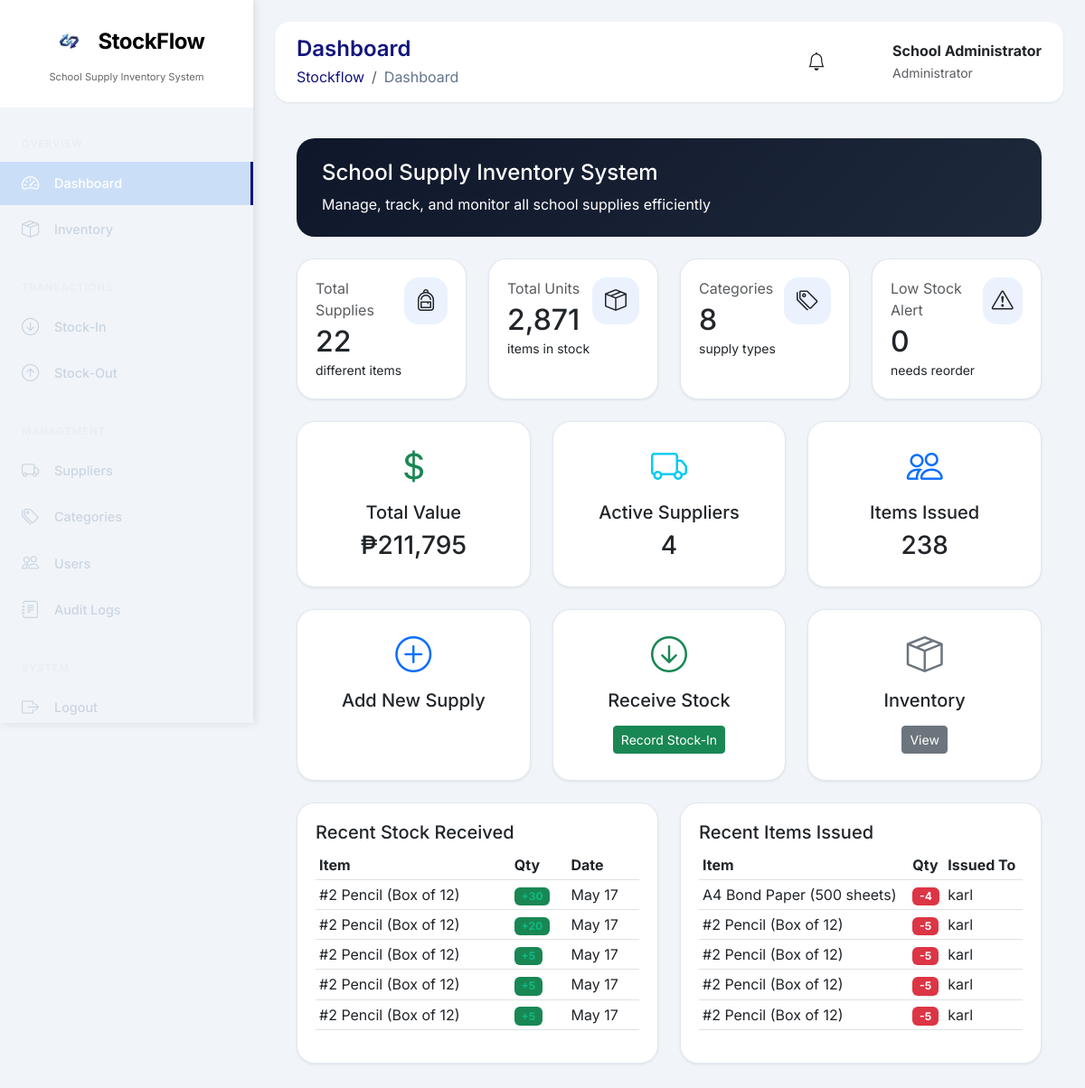
/index.php (signed in), run on an earlier commit of the app's database.
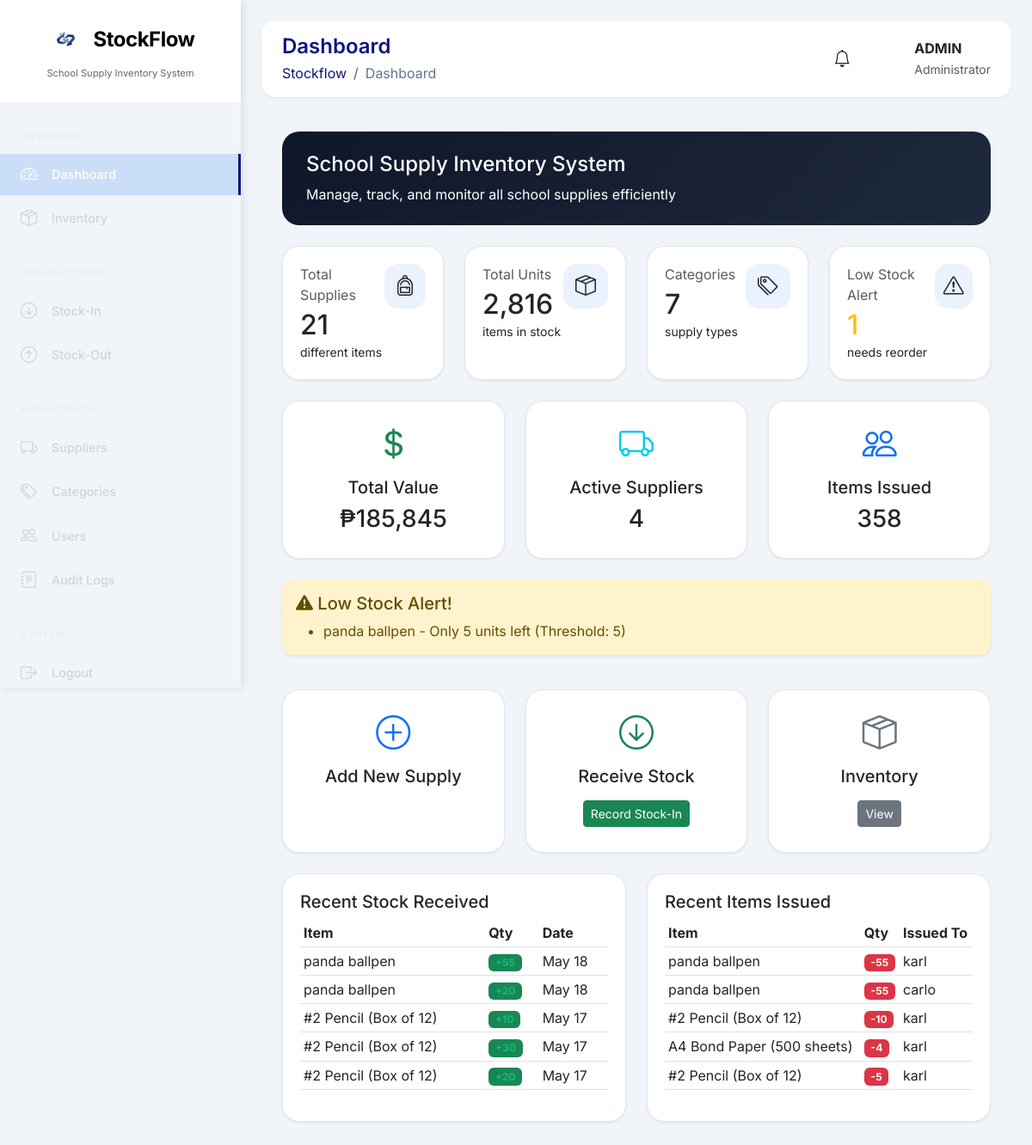
And on a later commit of the database.
### tables this page shows
CREATE TABLE `stock_in` (
  `id` int(11) NOT NULL,
  `transaction_no` varchar(20) NOT NULL,
  `supply_id` int(11) DEFAULT NULL,
  `supplier_id` int(11) DEFAULT NULL,
  `quantity` int(11) NOT NULL,
  `purchase_order_no` varchar(100) DEFAULT NULL,
  `invoice_no` varchar(100) DEFAULT NULL,
  `remarks` text DEFAULT NULL,
  `received_by` int(11) DEFAULT NULL,
  `date_received` date NOT NULL,
  `created_at` timestamp NOT NULL DEFAULT current_timestamp()
);

CREATE TABLE `school_supplies` (
  `id` int(11) NOT NULL,
  `supply_code` varchar(50) NOT NULL,
  `supply_name` varchar(200) NOT NULL,
  `category_id` int(11) DEFAULT NULL,
  `supplier_id` int(11) DEFAULT NULL,
  `quantity` int(11) DEFAULT 0,
  `unit_price` decimal(10,2) DEFAULT NULL,
  `description` text DEFAULT NULL,
  `status` enum('In Stock','Low Stock','Out of Stock') DEFAULT 'In Stock',
  `low_stock_threshold` int(11) DEFAULT 10,
  `location` varchar(100) DEFAULT NULL COMMENT 'Storage location (e.g., Cabinet A1, Shelf 2)',
  `created_at` timestamp NOT NULL DEFAULT current_timestamp(),
  `updated_at` timestamp NOT NULL DEFAULT current_timestamp() ON UPDATE current_timestamp()
);

CREATE TABLE `stock_out` (
  `id` int(11) NOT NULL,
  `transaction_no` varchar(20) NOT NULL,
  `supply_id` int(11) DEFAULT NULL,
  `quantity` int(11) NOT NULL,
  `issued_to` varchar(100) NOT NULL COMMENT 'Student name, Teacher name, or Department',
  `remarks` text DEFAULT NULL,
  `issued_by` int(11) DEFAULT NULL,
  `date_issued` date NOT NULL,
  `created_at` timestamp NOT NULL DEFAULT current_timestamp()
);

### backend/database.php (called while the page is built, shortened)
<?php
function escape($string) {
    return htmlspecialchars($string, ENT_QUOTES, 'UTF-8');
}
?>

### frontend/dashboard.php (the view, shortened to what the changed rows need)
<?php
$stmt = $pdo->query("SELECT COUNT(*) as total FROM school_supplies");
$stats['total_supplies'] = $stmt->fetch()['total'];
$stmt = $pdo->query("SELECT SUM(quantity) as total FROM school_supplies");
$stats['total_units'] = $stmt->fetch()['total'] ?? 0;
$stmt = $pdo->query("SELECT COUNT(*) as total FROM categories WHERE is_active = 1");
$stats['total_categories'] = $stmt->fetch()['total'];
$stmt = $pdo->query("SELECT COUNT(*) as total FROM school_supplies WHERE quantity <= low_stock_threshold");
$stats['low_stock'] = $stmt->fetch()['total'];
$stmt = $pdo->query("SELECT SUM(quantity * unit_price) as total FROM school_supplies");
$stats['total_value'] = $stmt->fetch()['total'] ?? 0;
$stmt = $pdo->query("SELECT COUNT(*) as total FROM suppliers WHERE is_active = 1");
$stats['total_suppliers'] = $stmt->fetch()['total'];
$stmt = $pdo->query("SELECT si.*, s.supply_name
                     FROM stock_in si
                     JOIN school_supplies s ON si.supply_id = s.id
                     ORDER BY si.created_at DESC LIMIT 5");
$recent_stock_in = $stmt->fetchAll();
$stmt = $pdo->query("SELECT so.*, s.supply_name
                     FROM stock_out so
                     JOIN school_supplies s ON so.supply_id = s.id
                     ORDER BY so.created_at DESC LIMIT 5");
$recent_stock_out = $stmt->fetchAll();
$lowStockItems = $pdo->query("SELECT supply_name, quantity, low_stock_threshold
                              FROM school_supplies
                              WHERE quantity <= low_stock_threshold
                              LIMIT 5")->fetchAll();
$totalIssued = $pdo->query("SELECT COALESCE(SUM(quantity),0) FROM stock_out")->fetchColumn();
?>
<div class="container-fluid px-4 py-3">
    <div class="row mb-4">
        <div class="col-12">
            <div class="welcome-card">
                <h4 class="mb-2">School Supply Inventory System</h4>
                <p class="mb-0">Manage, track, and monitor all school supplies efficiently</p>
            </div>
        </div>
    </div>
    <div class="row g-4 mb-4">
        <div class="col-12 col-sm-6 col-xl-3">
            <div class="stat-card">
                <div class="d-flex justify-content-between">
                    <div>
                        <p class="text-muted mb-1">Total Supplies</p>
                        <h2 class="mb-0"><?php echo $stats['total_supplies']; ?></h2>
                        <small>different items</small>
                    </div>
                    <div class="stat-icon"><i class="bi bi-backpack"></i></div>
                </div>
            </div>
        </div>
        <div class="col-12 col-sm-6 col-xl-3">
            <div class="stat-card">
                <div class="d-flex justify-content-between">
                    <div>
                        <p class="text-muted mb-1">Total Units</p>
                        <h2 class="mb-0"><?php echo number_format($stats['total_units']); ?></h2>
                        <small>items in stock</small>
                    </div>
                    <div class="stat-icon"><i class="bi bi-box-seam"></i></div>
                </div>
            </div>
        </div>
        <div class="col-12 col-sm-6 col-xl-3">
            <div class="stat-card">
                <div class="d-flex justify-content-between">
                    <div>
                        <p class="text-muted mb-1">Categories</p>
                        <h2 class="mb-0"><?php echo $stats['total_categories']; ?></h2>
                        <small>supply types</small>
                    </div>
                    <div class="stat-icon"><i class="bi bi-tags"></i></div>
                </div>
            </div>
        </div>
        <div class="col-12 col-sm-6 col-xl-3">
            <div class="stat-card">
                <div class="d-flex justify-content-between">
                    <div>
                        <p class="text-muted mb-1">Low Stock Alert</p>
                        <h2 class="mb-0 <?php echo $stats['low_stock'] > 0 ? 'text-warning' : ''; ?>"><?php echo $stats['low_stock']; ?></h2>
                        <small>needs reorder</small>
                    </div>
                    <div class="stat-icon"><i class="bi bi-exclamation-triangle"></i></div>
                </div>
            </div>
        </div>
    </div>
    <div class="row g-4 mb-4">
        <div class="col-md-4">
            <div class="stat-card text-center">
                <i class="bi bi-currency-dollar fs-1 text-success"></i>
                <h5 class="mt-2">Total Value</h5>
                <h3>₱<?php echo number_format($stats['total_value']); ?></h3>
            </div>
        </div>
        <div class="col-md-4">
            <div class="stat-card text-center">
                <i class="bi bi-truck fs-1 text-info"></i>
                <h5 class="mt-2">Active Suppliers</h5>
                <h3><?php echo $stats['total_suppliers']; ?></h3>
            </div>
        </div>
        <div class="col-md-4">
            <div class="stat-card text-center">
                <i class="bi bi-people fs-1 text-primary"></i>
                <h5 class="mt-2">Items Issued</h5>
                <h3><?php echo number_format($totalIssued); ?></h3>
            </div>
        </div>
    </div>
    <?php if (!empty($lowStockItems)): ?>
    <div class="row mb-4">
        <div class="col-12">
            <div class="alert alert-warning border-0 shadow-sm">
                <h5><i class="bi bi-exclamation-triangle-fill"></i> Low Stock Alert!</h5>
                <ul class="mb-0">
                    <?php foreach ($lowStockItems as $item): ?>
                    <li><?php echo escape($item['supply_name']); ?> - Only <?php echo $item['quantity']; ?> units left (Threshold: <?php echo $item['low_stock_threshold']; ?>)</li>
                    <?php endforeach; ?>
                </ul>
            </div>
        </div>
    </div>
    <?php endif; ?>
    <div class="row g-4 mb-4">
        <div class="col-md-4">
            <div class="stat-card text-center">
                <i class="bi bi-plus-circle fs-1 text-primary"></i>
                <h5 class="mt-2">Add New Supply</h5>
                <a href="index.php?page=inventory" class="btn btn-primary-custom btn-sm mt-2">Add Item</a>
            </div>
        </div>
        <div class="col-md-4">
            <div class="stat-card text-center">
                <i class="bi bi-arrow-down-circle fs-1 text-success"></i>
                <h5 class="mt-2">Receive Stock</h5>
                <a href="index.php?page=stock_in" class="btn btn-success btn-sm mt-2">Record Stock-In</a>
            </div>
        </div>
        <div class="col-md-4">
            <div class="stat-card text-center">
                 <i class="bi bi-box-seam fs-1 text-secondary"></i>
                <h5 class="mt-2">Inventory</h5>
                <a href="inventory.php?page=inventory" class="btn btn-secondary btn-sm mt-2">View</a>
            </div>
        </div>
    </div>
    <div class="row g-4">
        <div class="col-md-6">
            <div class="stat-card">
                <h5>Recent Stock Received</h5>
                <div class="table-responsive">
                    <table class="table table-sm">
                        <thead>
                            <tr><th>Item</th><th>Qty</th><th>Date</th></tr>
                        </thead>
                        <tbody>
                            <?php foreach ($recent_stock_in as $item): ?>
                            <tr>
                                <td><?php echo escape($item['supply_name']); ?></td>
                                <td><span class="badge bg-success">+<?php echo $item['quantity']; ?></span></td>
                                <td><?php echo date('M d', strtotime($item['date_received'])); ?></td>
                            </tr>
                            <?php endforeach; ?>
                        </tbody>
                    </table>
                </div>
            </div>
        </div>
        <div class="col-md-6">
            <div class="stat-card">
                <h5>Recent Items Issued</h5>
                <div class="table-responsive">
                    <table class="table table-sm">
                        <thead>
                            <tr><th>Item</th><th>Qty</th><th>Issued To</th></tr>
                        </thead>
                        <tbody>
                            <?php foreach ($recent_stock_out as $item): ?>
                            <tr>
                                <td><?php echo escape($item['supply_name']); ?></td>
                                <td><span class="badge bg-danger">-<?php echo $item['quantity']; ?></span></td>
                                <td><?php echo escape(substr($item['issued_to'], 0, 20)); ?></td>
                            </tr>
                            <?php endforeach; ?>
                        </tbody>
                    </table>
                </div>
            </div>
        </div>
    </div>
</div>

### frontend/includes/header.php (shortened to what the changed rows need)
<!DOCTYPE html>
<html lang="en">
<head>
    <link href="https://cdn.jsdelivr.net/npm/bootstrap@5.3.0/dist/css/bootstrap.min.css" rel="stylesheet">
    <link href="https://cdn.jsdelivr.net/npm/bootstrap-icons@1.11.0/font/bootstrap-icons.css" rel="stylesheet">
    <link href="/STOCKFLOW-CASE-STUDY/frontend/assets/css/style.css" rel="stylesheet">
</head>
<body>
    <div class="main-content">
        <div class="top-navbar">
            <div class="user-info">
                <div>
                    <strong><?php echo htmlspecialchars($_SESSION['name'] ?? 'User'); ?></strong><br>
                    <small class="text-muted"><?php echo htmlspecialchars($_SESSION['role'] ?? 'Viewer'); ?></small>
                </div>
            </div>
        </div>
        <div id="page-content" class="fade-in">

What changed in the data, as far as the page shows it:
no longer on this page (row unchanged): stock_in: supply.supply_name "#2 Pencil (Box of 12)", quantity "5", date_received "May 17"
no longer on this page (row unchanged): stock_in: supply.supply_name "#2 Pencil (Box of 12)", quantity "5", date_received "May 17"
no longer on this page (row unchanged): stock_in: supply.supply_name "#2 Pencil (Box of 12)", quantity "5", date_received "May 17"
no longer on this page (row unchanged): stock_out: supply.supply_name "#2 Pencil (Box of 12)", quantity "5", issued_to "karl"
no longer on this page (row unchanged): stock_out: supply.supply_name "#2 Pencil (Box of 12)", quantity "5", issued_to "karl"
no longer on this page (row unchanged): stock_out: supply.supply_name "#2 Pencil (Box of 12)", quantity "5", issued_to "karl"
added school_supplies: supply_name "panda ballpen", quantity "5", low_stock_threshold "5"
added stock_in: supply.supply_name "panda ballpen", quantity "55", date_received "May 18"
added stock_in: supply.supply_name "panda ballpen", quantity "20", date_received "May 18"
added stock_in: supply.supply_name "#2 Pencil (Box of 12)", quantity "10", date_received "May 17"
added stock_out: supply.supply_name "panda ballpen", quantity "55", issued_to "karl"
added stock_out: supply.supply_name "panda ballpen", quantity "55", issued_to "carlo"
added stock_out: supply.supply_name "#2 Pencil (Box of 12)", quantity "10", issued_to "karl"
Also different on the page:
$_SESSION['name']: "School Administrator" → "ADMIN"
$stats['total_supplies']: "22" → "21"
$stats['total_units']: "2,871" → "2,816"
$stats['total_categories']: "8" → "7"
$stats['low_stock']: "0" → "1"
$stats['total_value']: "211,795" → "185,845"
$totalIssued: "238" → "358"
text now shown: "Low Stock Alert!"
